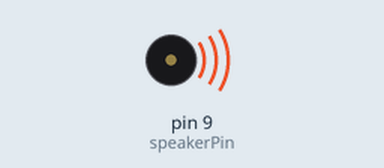
Recording of a sketch running on a simulated Arduino Uno, built with avr-gcc and run on an emulated ATmega328P. Shown: buzzer (waves = sounding).

Above: at 0.8 s.
At 4.0 s:
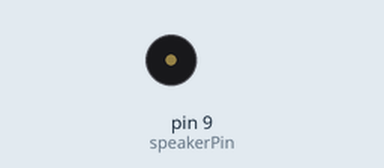
Timing chart, 0 to 10.9 s (numbered marks = the images above):
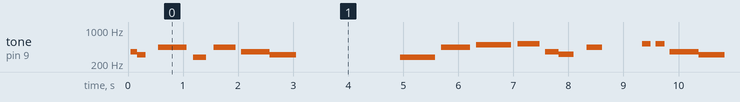

The sketch:

proyecto_tp_81.ino
```cpp
int speakerPin = 9;     //Declarar el PIN digital D9 para el Piezo Speaker
int longitud = 33;      //Numero de notas que contiene la melodia mas uno
char notas[] = "fgedefg deacfge ccfagfg deffedcd ccfagfg deffgfe ccfagfg "; //Notas musicales. Los espacios son notas vacias
int golpes[] = { 1, 2, 4, 2, 3, 4, 5, 6, 5, 4, 5, 3, 2, 1, 2, 2, 1, 1, 4, 1, 1, 1, 4, 2, 1, 1, 4, 2, 1, 1, 1, 4, 2}; //Duracion de cada una de las notas musicales
int tiempo = 250;       //Tiempo de duracion para el toque de notas
void setup()
{
  pinMode(speakerPin, OUTPUT);  //Configurar el puerto digital 9 como salida
}

void loop() {
  for(int i=0;i<longitud;i++){
    if(notas[i]==' '){
      delay(golpes[i]*tiempo);  //Retardo de acuerdo a los golpes
      }
      else{
        Tocar_Nota(notas[i],golpes[i]*tiempo); //Reproducir notas con su duracion
        }
        delay(tiempo/2);      //Pausa entre notas
    }
}

void Tocar_Tono(int tone, int duracion){ //Una funcion para la reproduccion de tonos
  for(long i =0;i<duracion*500L;i += tone*2){
    digitalWrite(speakerPin,HIGH);      //Presenta el tono en alto
    delayMicroseconds(tone);            //Duracion del tono
    digitalWrite(speakerPin,LOW);       //Presenta el tono en bajo
    delayMicroseconds(tone);            //Duracion del tono
   }
  }

void Tocar_Nota(char nota, int duracion){ //Una funcion para la reproduccion de notas
  char nombres[] = { 'd', 'a', 'b', 'f', 'f', 'e', 'b', 'c'};
  //Variable local para el nombre de notas musicales existentes
  int tonos[] = {1815, 1000, 1910, 1402, 1595, 1136, 1014, 956};
  //Variable local para el ancho de pulso (us) de las notas

  for(int i=0;i<8;i++){//Reproduccion de los tonos correspondientes al nombre de las notas
    if(nombres[i] == nota){
      Tocar_Tono(tonos[i], duracion); //Llamamos a la funcion para la reproduccion de tonos, segun el tono y duracion
      }
    }
  }
```

Measured:
- by itself, tone on pin 9 (speakerPin): plays 356 Hz for 0.12 s, 313 Hz for 0.16 s, 438 Hz for 0.52 s, 275 Hz for 0.24 s, 438 Hz for 0.40 s, 356 Hz for 0.52 s … (241 notes in this stretch)
